Frame 1 (no input): blank canvas, image omitted
Frame 60 (no input): blank canvas, image omitted
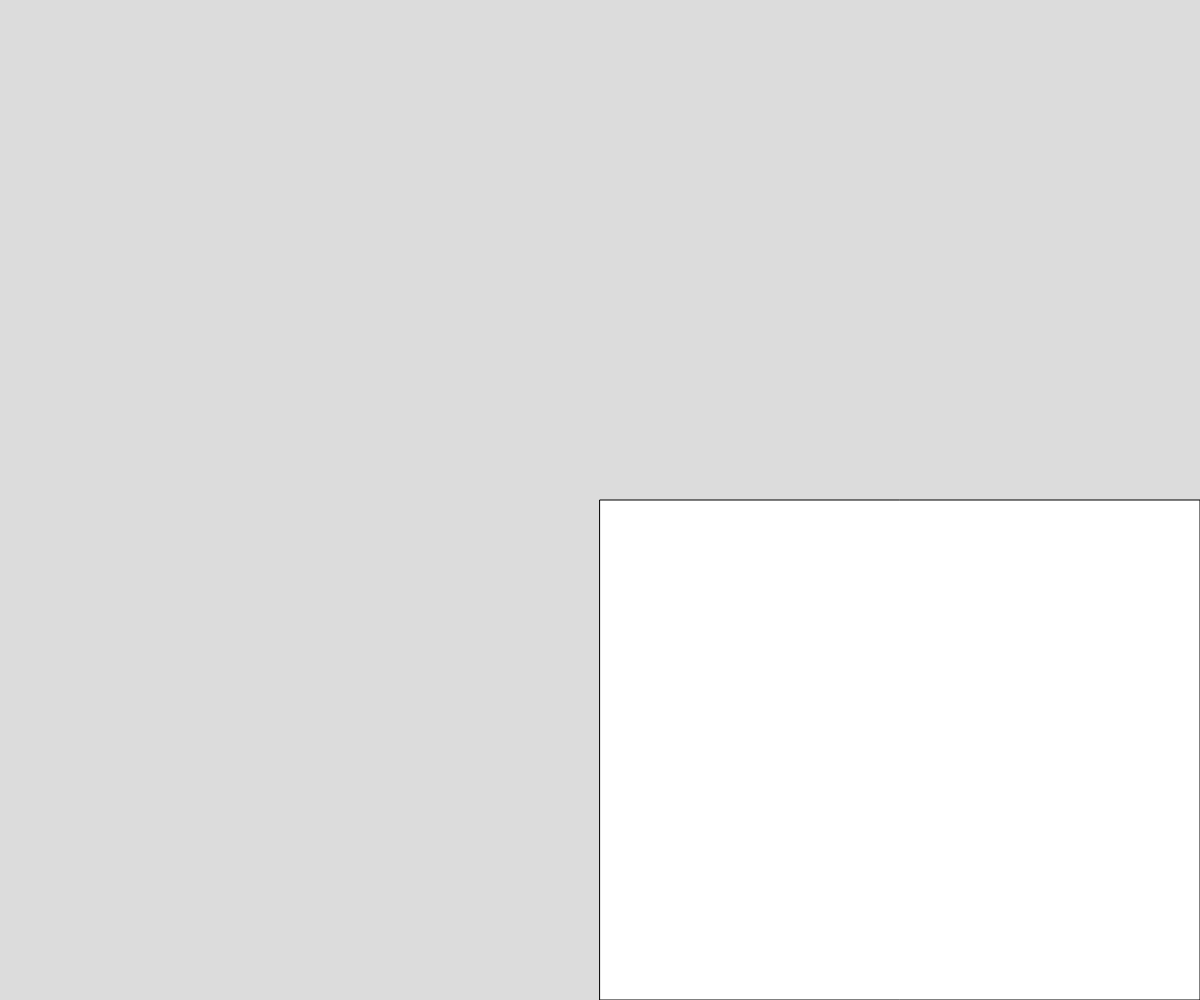
Frame 120 (the mouse pressed at the canvas centre since frame 60)

The p5.js sketch whose frames 1 and 60 were blank and that drew this single picture after the mouse press (run headless with seeded random() and noise() and a simulated clock; from frame 60 on, the mouse is pressed at the canvas centre):

// p5.js sketch
// ── sketch.js
//Template
function setup() {
  createCanvas(windowWidth, windowHeight);

  x=width/2;
  y=height/2;
}

function draw() {
  background(220);

  rect(x,y, mouseX, mouseY);
}
